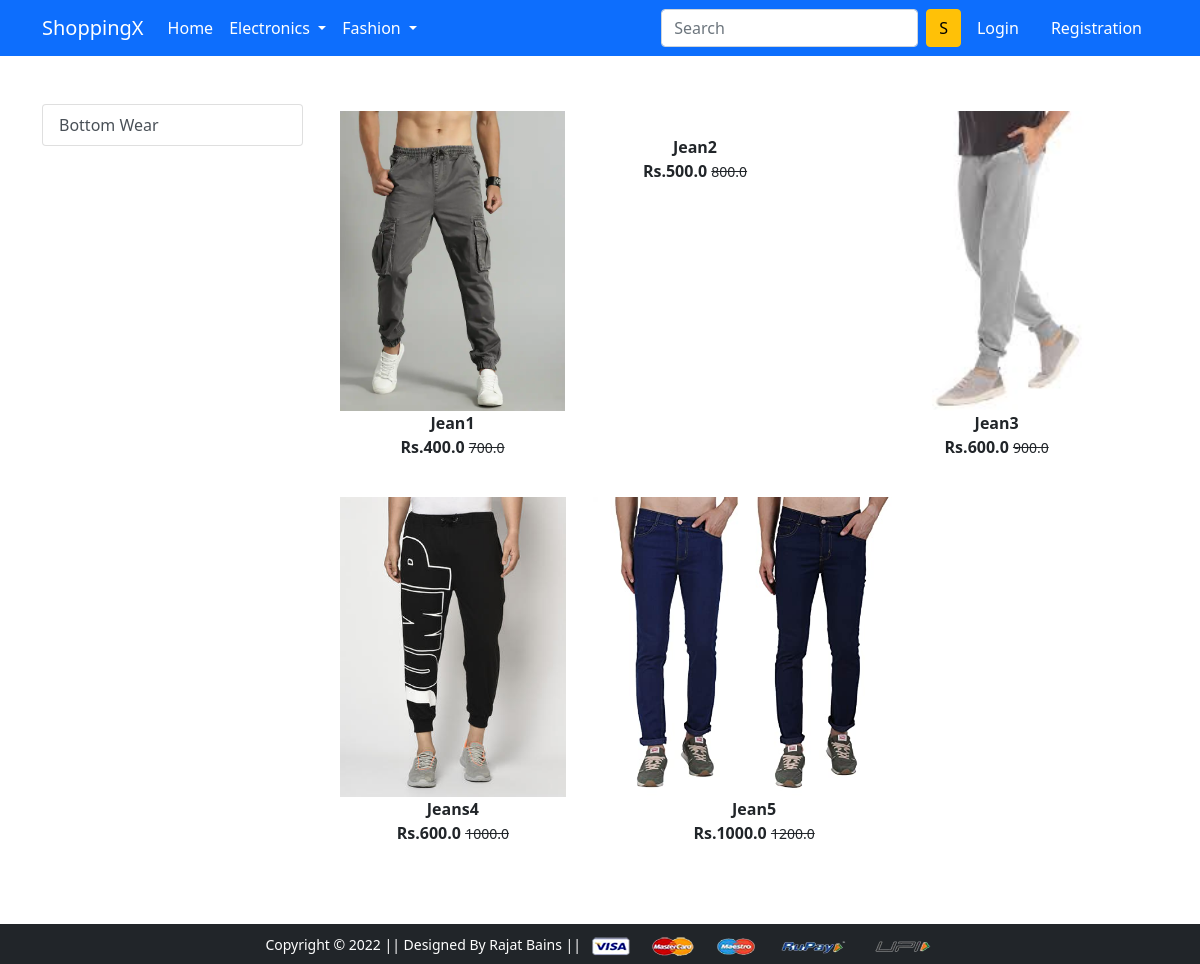
The app's page /bottomwear/ with its own data.
### app/models.py (models this page shows, shortened)
class Product(models.Model):
    title = models.CharField(max_length=100)
    selling_price = models.FloatField()
    discounted_price = models.FloatField()
    description = models.TextField()
    brand = models.CharField(max_length=100)
    category = models.CharField(choices=CATEGORY_CHOICES, max_length=2)
    product_image = models.ImageField(upload_to="productimg")

### app/views.py (the view)
# urls.py: path("bottomwear/", views.bottomwear, name="bottomwear"),
def bottomwear(request):
    bottomwears = Product.objects.filter(category="BW")
    return render(request, "app/bottomwear.html", {"bottomwears": bottomwears})

### app/templates/app/bottomwear.html (shortened to what this page needs)
{% extends 'app/base.html' %}
{%load static%}
{%block main-content%}
<div class="container my-5">
    <div class="row">
        <div class="col-sm-3">
            <div class="list-group">
                <a href="{% url 'bottomwear' %}" class="list-group-item list-group-item-action" aria-current="true">Bottom Wear
                </a>
            </div>
        </div>
        <div class="col-sm-8">
            <div class="row">
                {% for product in bottomwears %}
                <div class="col-sm-4 text-center mb-4">
                    <a href="{% url 'product-detail' product.id %}" class="btn">
                        <div class="item">
                            <img src="{{product.product_image.url}}" alt="" height="300" class="">
                            <div class="fw-bold">{{product.title}}</div>
                            <div class="fw-bold">Rs.{{product.discounted_price}}
                                <small class="fw-light text-decoration-line-through">
                                    {{product.selling_price}}</small>
                            </div>
                        </div>
                    </a>
                </div>
                {% endfor %}
            </div>
        </div>
    </div>
</div>
{% endblock main-content %}

### records on screen
Product: product_image (picture), title "Jean1", discounted_price "400.0", selling_price "700.0"
Product: title "Jean2", discounted_price "500.0", selling_price "800.0"
Product: product_image (picture), title "Jean3", discounted_price "600.0", selling_price "900.0"
Product: product_image (picture), title "Jeans4", discounted_price "600.0", selling_price "1000.0"
Product: product_image (picture), title "Jean5", discounted_price "1000.0", selling_price "1200.0"
